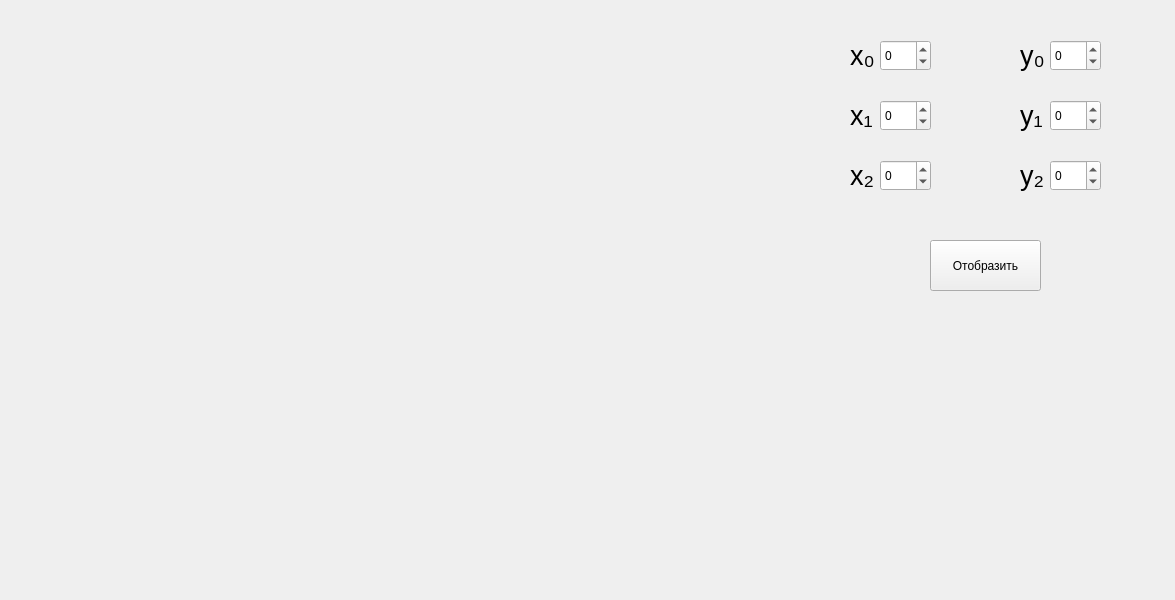
<?xml version="1.0" encoding="UTF-8"?>
<ui version="4.0">
 <class>graph</class>
 <widget class="QMainWindow" name="graph">
  <property name="geometry">
   <rect>
    <x>0</x>
    <y>0</y>
    <width>1175</width>
    <height>600</height>
   </rect>
  </property>
  <property name="windowTitle">
   <string>graph</string>
  </property>
  <widget class="QWidget" name="centralwidget">
   <widget class="QCustomPlot" name="widget" native="true">
    <property name="geometry">
     <rect>
      <x>10</x>
      <y>10</y>
      <width>801</width>
      <height>581</height>
     </rect>
    </property>
   </widget>
   <widget class="QSpinBox" name="spinBox">
    <property name="geometry">
     <rect>
      <x>880</x>
      <y>40</y>
      <width>51</width>
      <height>31</height>
     </rect>
    </property>
    <property name="minimum">
     <number>-99</number>
    </property>
   </widget>
   <widget class="QLabel" name="label">
    <property name="geometry">
     <rect>
      <x>850</x>
      <y>40</y>
      <width>31</width>
      <height>31</height>
     </rect>
    </property>
    <property name="font">
     <font>
      <pointsize>20</pointsize>
     </font>
    </property>
    <property name="text">
     <string>x₀</string>
    </property>
   </widget>
   <widget class="QSpinBox" name="spinBox_2">
    <property name="geometry">
     <rect>
      <x>1050</x>
      <y>40</y>
      <width>51</width>
      <height>31</height>
     </rect>
    </property>
    <property name="minimum">
     <number>-99</number>
    </property>
   </widget>
   <widget class="QLabel" name="label_2">
    <property name="geometry">
     <rect>
      <x>1020</x>
      <y>40</y>
      <width>31</width>
      <height>31</height>
     </rect>
    </property>
    <property name="font">
     <font>
      <pointsize>20</pointsize>
     </font>
    </property>
    <property name="text">
     <string>y₀</string>
    </property>
   </widget>
   <widget class="QSpinBox" name="spinBox_3">
    <property name="geometry">
     <rect>
      <x>880</x>
      <y>100</y>
      <width>51</width>
      <height>31</height>
     </rect>
    </property>
    <property name="minimum">
     <number>-99</number>
    </property>
   </widget>
   <widget class="QSpinBox" name="spinBox_4">
    <property name="geometry">
     <rect>
      <x>1050</x>
      <y>100</y>
      <width>51</width>
      <height>31</height>
     </rect>
    </property>
    <property name="minimum">
     <number>-99</number>
    </property>
   </widget>
   <widget class="QLabel" name="label_3">
    <property name="geometry">
     <rect>
      <x>850</x>
      <y>100</y>
      <width>31</width>
      <height>31</height>
     </rect>
    </property>
    <property name="font">
     <font>
      <pointsize>20</pointsize>
     </font>
    </property>
    <property name="text">
     <string>x₁</string>
    </property>
   </widget>
   <widget class="QLabel" name="label_4">
    <property name="geometry">
     <rect>
      <x>1020</x>
      <y>100</y>
      <width>31</width>
      <height>31</height>
     </rect>
    </property>
    <property name="font">
     <font>
      <pointsize>20</pointsize>
     </font>
    </property>
    <property name="text">
     <string>y₁</string>
    </property>
   </widget>
   <widget class="QPushButton" name="pushButton">
    <property name="geometry">
     <rect>
      <x>930</x>
      <y>240</y>
      <width>111</width>
      <height>51</height>
     </rect>
    </property>
    <property name="text">
     <string>Отобразить</string>
    </property>
   </widget>
   <widget class="QSpinBox" name="spinBox_5">
    <property name="geometry">
     <rect>
      <x>1050</x>
      <y>160</y>
      <width>51</width>
      <height>31</height>
     </rect>
    </property>
    <property name="minimum">
     <number>-99</number>
    </property>
   </widget>
   <widget class="QLabel" name="label_5">
    <property name="geometry">
     <rect>
      <x>850</x>
      <y>160</y>
      <width>31</width>
      <height>31</height>
     </rect>
    </property>
    <property name="font">
     <font>
      <pointsize>20</pointsize>
     </font>
    </property>
    <property name="text">
     <string>x₂</string>
    </property>
   </widget>
   <widget class="QLabel" name="label_6">
    <property name="geometry">
     <rect>
      <x>1020</x>
      <y>160</y>
      <width>31</width>
      <height>31</height>
     </rect>
    </property>
    <property name="font">
     <font>
      <pointsize>20</pointsize>
     </font>
    </property>
    <property name="text">
     <string>y₂</string>
    </property>
   </widget>
   <widget class="QSpinBox" name="spinBox_6">
    <property name="geometry">
     <rect>
      <x>880</x>
      <y>160</y>
      <width>51</width>
      <height>31</height>
     </rect>
    </property>
    <property name="minimum">
     <number>-99</number>
    </property>
   </widget>
  </widget>
 </widget>
 <customwidgets>
  <customwidget>
   <class>QCustomPlot</class>
   <extends>QWidget</extends>
   <header>qcustomplot.h</header>
   <container>1</container>
  </customwidget>
 </customwidgets>
 <resources/>
 <connections/>
</ui>
